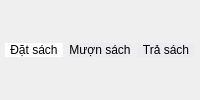
           <widget class="QWidget" name="horizontalWidget" native="true">
            <property name="styleSheet">
             <string notr="true">border-radius: 16px;
background-color: rgb(236, 235, 240);
QPushButton{
	color: rgb(0, 0, 0);
	background-color: rgb(255, 255, 255);
}
</string>
            </property>
            <layout class="QHBoxLayout" name="horizontalLayout_7">
             <property name="leftMargin">
              <number>5</number>
             </property>
             <property name="topMargin">
              <number>5</number>
             </property>
             <property name="rightMargin">
              <number>5</number>
             </property>
             <property name="bottomMargin">
              <number>5</number>
             </property>
             <item>
              <widget class="QPushButton" name="dat_sach_button">
               <property name="cursor">
                <cursorShape>PointingHandCursor</cursorShape>
               </property>
               <property name="styleSheet">
                <string notr="true">color: rgb(0, 0, 0);
background-color: rgb(255,255,255);
border-radius: 10px;</string>
               </property>
               <property name="text">
                <string>Đặt sách</string>
               </property>
              </widget>
             </item>
             <item>
              <widget class="QPushButton" name="muon_sach_button">
               <property name="cursor">
                <cursorShape>PointingHandCursor</cursorShape>
               </property>
               <property name="styleSheet">
                <string notr="true">color: rgb(0, 0, 0);
background-color: rgb(236, 235, 240);
border-radius: 10px;</string>
               </property>
               <property name="text">
                <string>Mượn sách</string>
               </property>
              </widget>
             </item>
             <item>
              <widget class="QPushButton" name="tra_sach_button">
               <property name="cursor">
                <cursorShape>PointingHandCursor</cursorShape>
               </property>
               <property name="styleSheet">
                <string notr="true">color: rgb(0, 0, 0);
background-color: rgb(236, 235, 240);
border-radius: 10px;</string>
               </property>
               <property name="text">
                <string>Trả sách</string>
               </property>
              </widget>
             </item>
            </layout>
           </widget>
